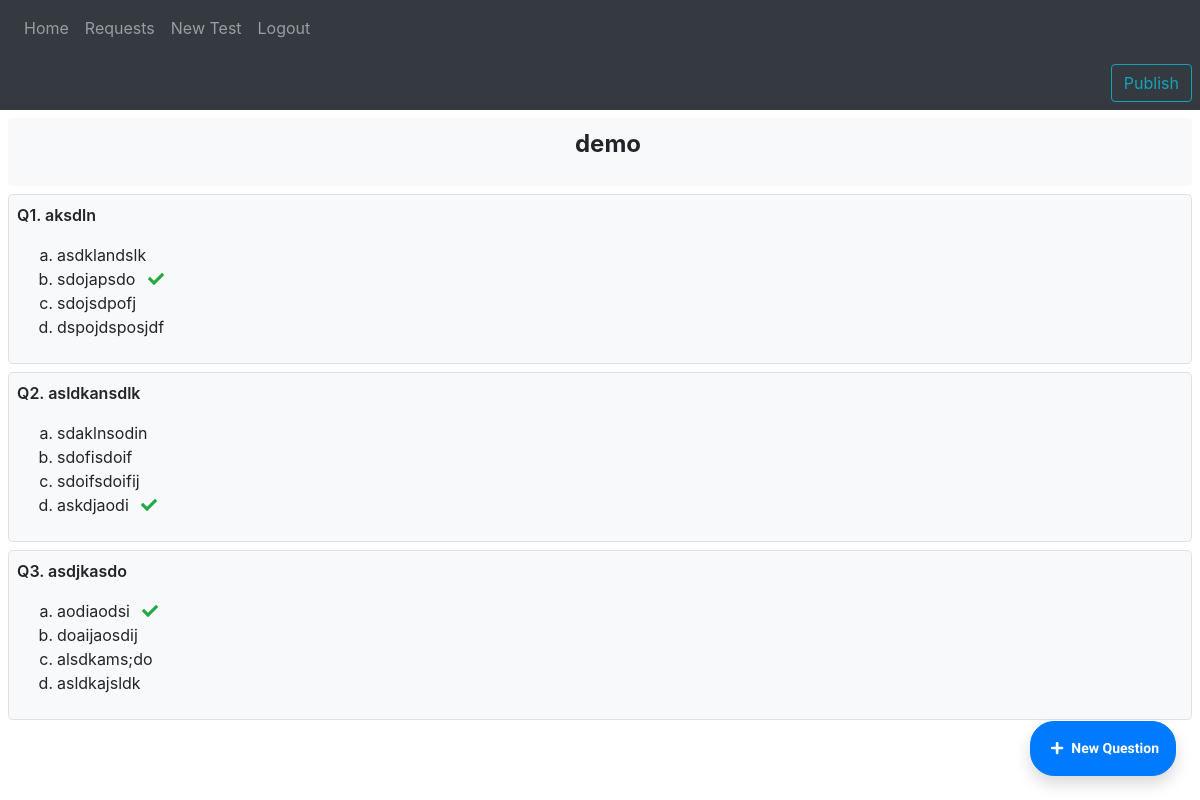
The app's page /test/view_test/4, older data.
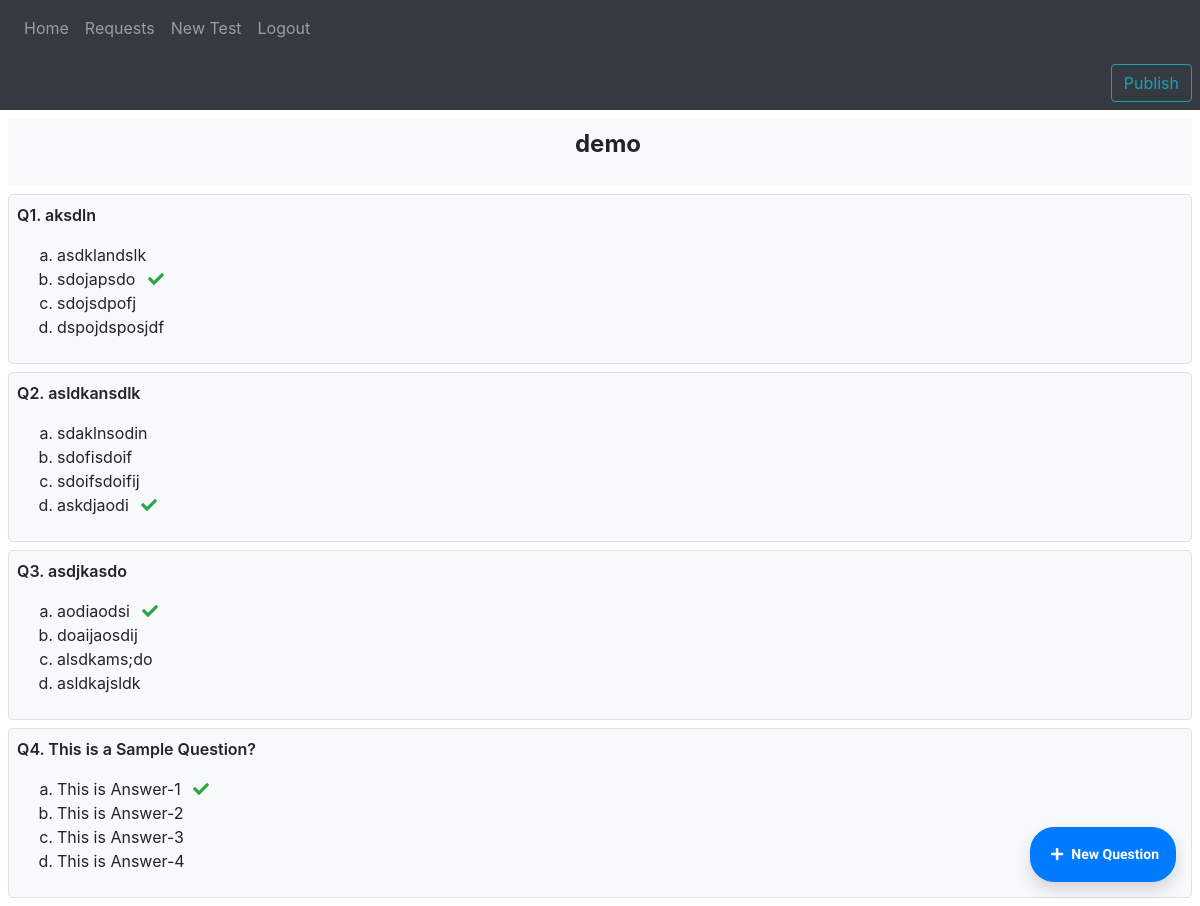
The same page, newer data.
### CTest/models.py (models this page shows)
class Test(models.Model):
    teacher_id = models.ForeignKey(Teacher, on_delete=models.CASCADE)
    test_name = models.CharField(max_length = 1024, default="", null= False, blank=False)
    is_published = models.BooleanField(default=False)

class Question(models.Model):
    question_text = models.CharField(max_length = 16563, default="", null=False, blank=False)
    test_id = models.ForeignKey(Test, on_delete=models.CASCADE)

class Answer(models.Model):
    answer_text = models.CharField(max_length = 256, default = "", null = False, blank = False)
    question_id = models.ForeignKey(Question, on_delete=models.CASCADE)
    is_answer_correct = models.BooleanField()

### CTest/views.py (the view)
# urls.py: path('view_test/<int:test_id>', views.view_test, name = "view_test"),
def view_test(request, test_id):
    test = Test.objects.get(id = test_id)
    return render(request, 'CTest/view_test.html', {'test': test})

### templates/CTest/view_test.html (shortened to what this page needs)
{% extends 'base.html' %}
{% block body %}
    {% include 'teachers/nav_teachers.html' %}
    <div class="text-right p-2 bg-dark">
        {% if test.is_published == False %}
            <a href="{% url 'ctest:publish_test' test.id %}" class="btn btn-outline-info">Publish</a>
        {% else %}
            <div class="text-light pr-3 font-montserrat text-uppercase" style="letter-spacing: 0px;">Published</div>
        {% endif %}
    </div>
    <div class="m-2">
        <div class="text-center rounded p-2 pl-4 bg-light">
            <p class="font-weight-bold" style="font-size: 24px;">{{test.test_name}}</p>
        </div>
        {% if test.question_set.all.count == 0 %}
            <div class="text-center">
                <p class="font-weight-bold" style="color: #e2e1e0; font-size: 24px;">No Questions Yet!</p>
            </div>
        {% else %}
            {% for question in test.question_set.all %}
                <div class="rounded-lg p-2 mt-2 mb-2 border bg-light">
                    <div class="font-weight-600">
                        <p><span>Q{{forloop.counter}}.</span> {{question.question_text}}</p>
                    </div>
                    <div>
                        <ol type="a" class="text-left" >
                            {% for answer in question.answer_set.all %}
                                <li>
                                    {{answer.answer_text}}
                                    {% if answer.is_answer_correct == True %}
                                    <span class="text-success ml-2"><i class="fas fa-check"></i></span>
                                    {% endif %}
                                </li>
                            {% endfor %}
                    </div>
                </div>
            {% endfor %}
        {% endif %}
    </div>
    {% if test.is_published == False %}
        <a href="{% url 'ctest:new_question' test_id=test.id %}" class="mr-2 mb-3 mr-md-4 mb-md-4 pl-3 pr-3 pt-2 pb-2 p-md-3 float-bottom btn btn-primary btn-sm shadow font-weight-bold font-montserrat rounded-sides"><span class="mr-2 ml-1 mr-md-2"><i class="fas fa-plus"></i></span>New Question</a>
    {% endif %}
{% endblock %}

### templates/base.html (shortened to what this page needs)
{% load static %}
<!DOCTYPE html>
<html lang="en">
<head>
    <link rel="stylesheet" href="{% static 'css/base.css' %}" type="text/css" />
    <link rel="stylesheet" href="https://stackpath.bootstrapcdn.com/bootstrap/4.3.1/css/bootstrap.min.css">
    <link rel="stylesheet" href="https://use.fontawesome.com/releases/v5.8.1/css/all.css">
</head>
<body>
    {% block body %}
    {% endblock %}
</body>
</html>

### templates/Teachers/nav_teachers.html (shortened to what this page needs)
<nav class="sticky-top navbar navbar-expand-sm bg-dark navbar-dark">
    <div class="collapse navbar-collapse" id='collapsibleNavbar'>
        <ul class="navbar-nav">
            <li class="nav-item">
                <a class="nav-link" href="{% url 'user:home' %}">Home</a>
            </li>
            <li class="nav-item">
                <a class="nav-link" href="{% url 'teachers:permission_list' %}">Requests</a>
            </li>
            <li class="nav-item">
                <a class="nav-link" href="{% url 'ctest:new_test' %}">New Test</a>
            </li>
            <li class="nav-item">
                <a class="nav-link" href="{% url 'logout' %}">Logout</a>
            </li>
        </ul>
    </div>
</nav>

### staticfiles/css/base.css (style rules this page uses)
.font-montserrat { font-family: 'Montserrat', 'sans-serif' !important; }
.font-weight-600 { font-weight: 600; }
.font-weight-bold { font-weight: bold; }
.rounded-sides { border-radius: 24px !important; }
.float-bottom { position: fixed; bottom: 0; right: 0; }

Row changes from the older to the newer data that the page shows:
added Question: question_text "This is a Sample Question?"
added Answer: answer_text "This is Answer-1", is_answer_correct True (drawn), shown under "This is a Sample Question?"
added Answer: answer_text "This is Answer-2", shown under "This is a Sample Question?"
added Answer: answer_text "This is Answer-3", shown under "This is a Sample Question?"
added Answer: answer_text "This is Answer-4", shown under "This is a Sample Question?"
